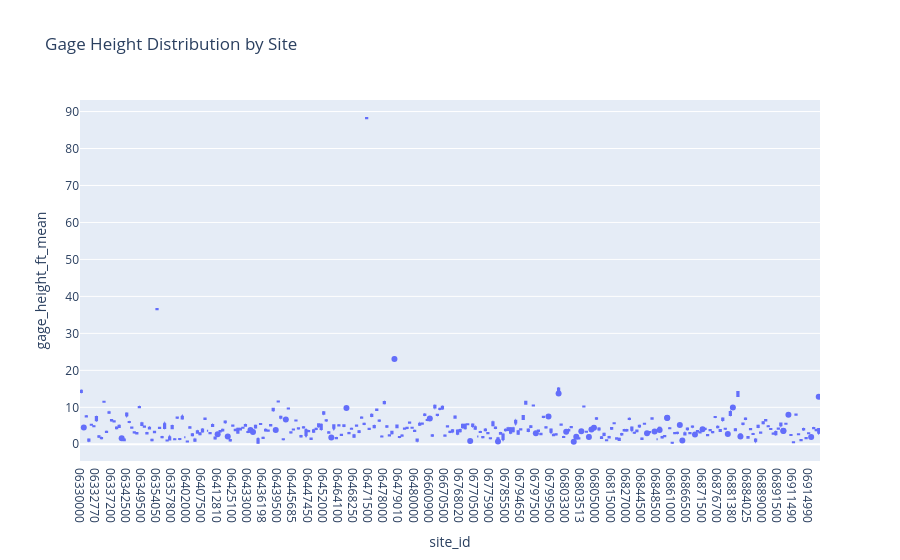

Notebook code for this chart:
### Code cell
fig = px.box(df, x='site_id', y='gage_height_ft_mean', title='Gage Height Distribution by Site')
fig.show()

### Figure 1 — Plotly figure (JSON) as saved in the notebook; plotly's stock layout.template omitted (floating-point values rounded to 4 significant figures; data arrays with more than 128 entries replaced by an {"elided": "..."} marker saying what was removed)
{"data": [{"alignmentgroup": "True", "hovertemplate": "site_id=%{x}<br>gage_height_ft_mean=%{y}<extra></extra>", "legendgroup": "", "marker": {"color": "#636efa"}, "name": "", "notched": false, "offsetgroup": "", "orientation": "v", "showlegend": false, "type": "box", "x": {"elided": "1843 str values"}, "x0": " ", "xaxis": "x", "y": {"elided": "1843 float values"}, "y0": " ", "yaxis": "y"}], "layout": {"boxmode": "group", "legend": {"tracegroupgap": 0}, "title": {"text": "Gage Height Distribution by Site"}, "xaxis": {"anchor": "y", "domain": [0, 1], "title": {"text": "site_id"}}, "yaxis": {"anchor": "x", "domain": [0, 1], "title": {"text": "gage_height_ft_mean"}}}}
